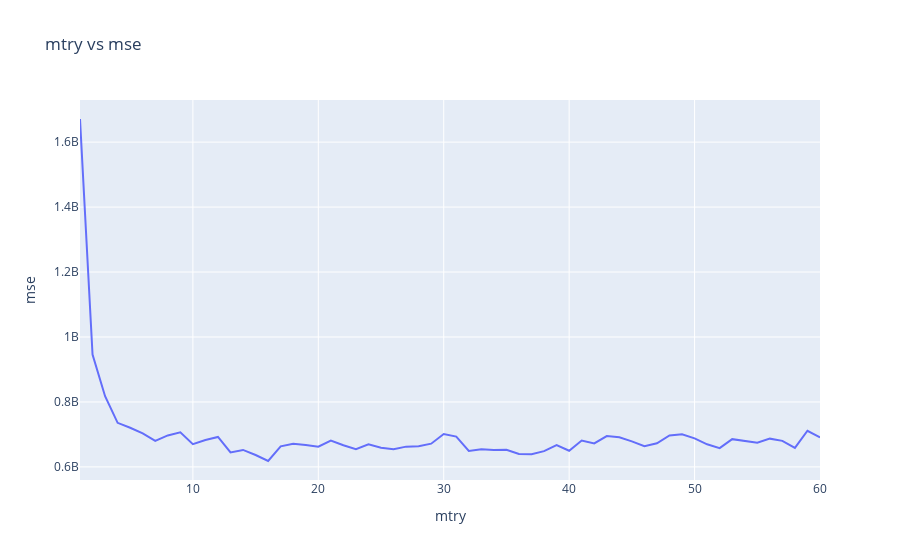
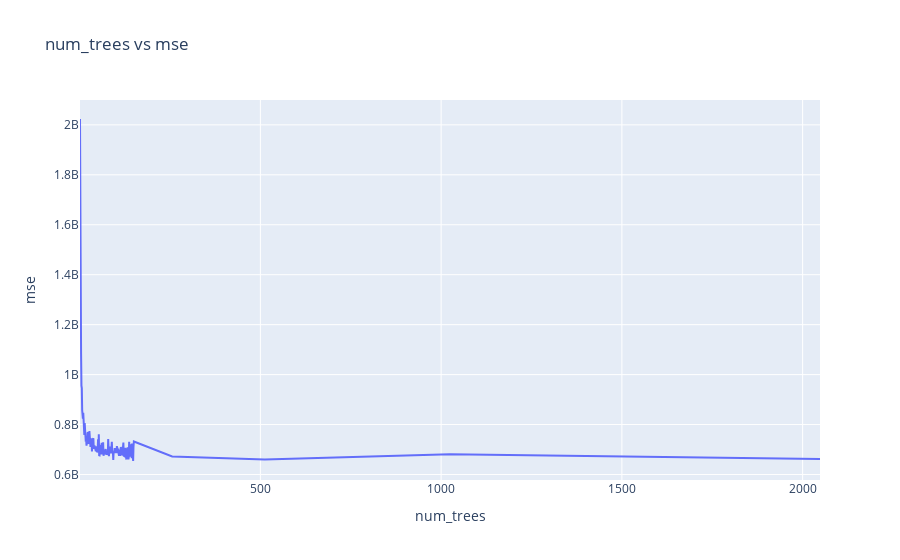
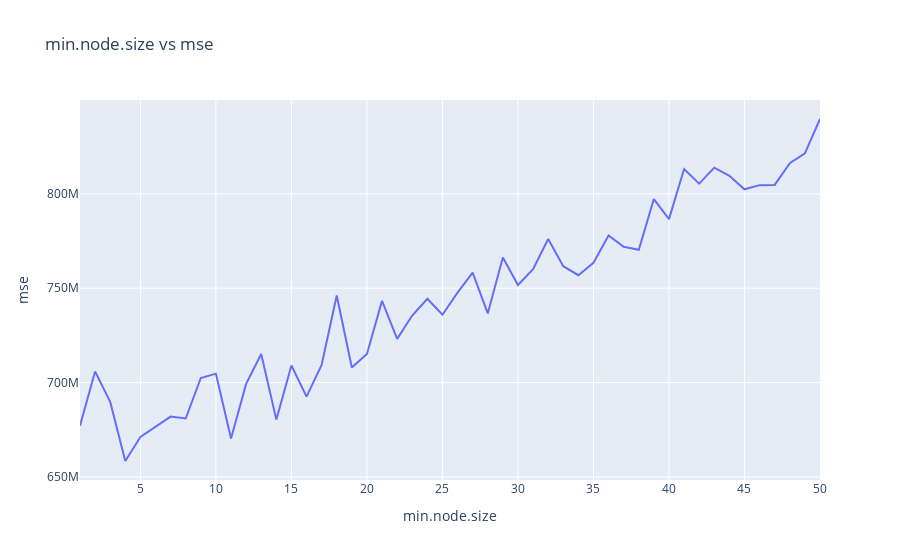
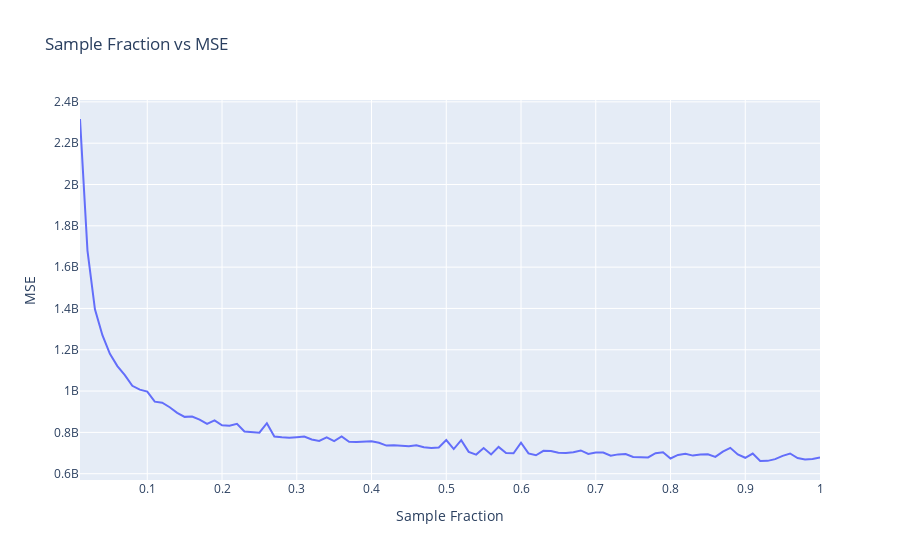

Here is the notebook cell these charts were saved with, in order:
### Markdown cell above
## MSE for Solo-Dataframe

### Code cell
import plotly.graph_objects as go

fig1 = go.Figure()
fig1.add_trace(go.Scatter(x=mtry_df['mtry'], y=mtry_df['mse'], mode='lines', name='mse'))
fig1.update_layout(title='mtry vs mse', xaxis_title='mtry', yaxis_title='mse')
fig1.show()

fig2 = go.Figure()
fig2.add_trace(go.Scatter(x=num_trees_df['num_trees'], y=num_trees_df['mse'], mode='lines', name='mse'))
fig2.update_layout(title='num_trees vs mse', xaxis_title='num_trees', yaxis_title='mse')
fig2.show()

fig3 = go.Figure()
fig3.add_trace(go.Scatter(x=min_node_size_df['min.node.size'], y=min_node_size_df['mse'], mode='lines', name='mse'))
fig3.update_layout(title='min.node.size vs mse', xaxis_title='min.node.size', yaxis_title='mse')
fig3.show()

fig4 = go.Figure()
fig4.add_trace(go.Scatter(x=sample_fraction_df['sample.fraction'], y=sample_fraction_df['mse'], mode='lines', name='mse'))
fig4.update_layout(title='Sample Fraction vs MSE', xaxis_title='Sample Fraction', yaxis_title='MSE')
fig4.show()

fig5 = go.Figure()
fig5.add_trace(go.Bar(x=replace_df['replace'], y=replace_df['mse']))
fig5.update_layout(title='MSE vs Replace', xaxis_title='Replace', yaxis_title='MSE')
fig5.show()
